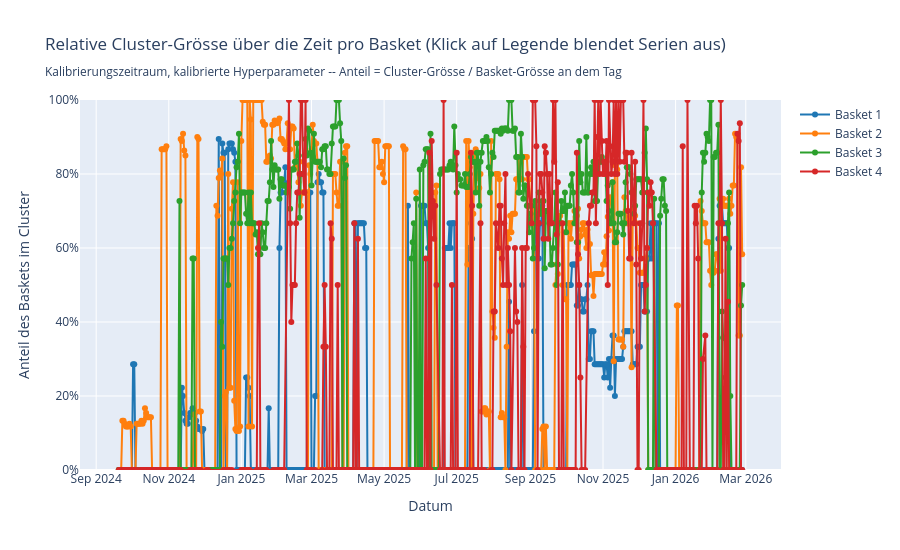

The notebook cell saved with this chart:
### Markdown cell above
## Relative Cluster-Grösse (Anteil am Basket)

Absolute Cluster-Grössen sind zwischen den vier Baskets kaum vergleichbar, da die Basket-Grössen stark variieren (Basket 1 hat i.d.R. deutlich mehr Assets als Basket 4). Hier zusätzlich `cluster_size / basket_total` als Anteil pro Tag -- macht die vier Baskets direkt gegenüberstellbar. Nutzt dieselben Rohdaten wie oben (`cluster_size_by_basket`), keine Neuberechnung nötig.

### Code cell
# --- Relative Cluster-Grösse über die Zeit pro Basket (Anteil am Basket) ---
# Gleiche Rohdaten wie oben (cluster_size_by_basket), aber cluster_size / basket_total
# statt absoluter Anzahl -- macht die vier (unterschiedlich grossen) Baskets direkt
# vergleichbar: "wie viel Prozent des jeweiligen Baskets bleibt im gefundenen Cluster?"
fig = go.Figure()
for i, label in enumerate(basket_labels):
    records = cluster_size_by_basket[label]
    if not records:
        continue
    color = _BASKET_COLORS[i % len(_BASKET_COLORS)]
    dates = [r[0] for r in records]
    rel_sizes = [r[1] / r[2] for r in records]

    fig.add_trace(go.Scatter(
        x=dates, y=rel_sizes, mode="lines+markers", name=label,
        line={"color": color},
    ))

fig.update_layout(
    title=(
        "Relative Cluster-Grösse über die Zeit pro Basket (Klick auf Legende blendet Serien aus)<br>"
        "<sub>Kalibrierungszeitraum, kalibrierte Hyperparameter -- Anteil = Cluster-Grösse / Basket-Grösse an dem Tag</sub>"
    ),
    xaxis_title="Datum",
    yaxis_title="Anteil des Baskets im Cluster",
    yaxis={"tickformat": ".0%", "range": [0, 1]},
    height=550,
)
fig.show()

### Figure 1 — Plotly figure (JSON) as saved in the notebook; plotly's stock layout.template omitted (floating-point values rounded to 4 significant figures; data arrays with more than 128 entries replaced by an {"elided": "..."} marker saying what was removed)
{"data": [{"line": {"color": "#1f77b4"}, "mode": "lines+markers", "name": "Basket 1", "type": "scatter", "x": {"elided": "525 str values"}, "y": {"elided": "525 float values"}}, {"line": {"color": "#ff7f0e"}, "mode": "lines+markers", "name": "Basket 2", "type": "scatter", "x": {"elided": "525 str values"}, "y": {"elided": "525 float values"}}, {"line": {"color": "#2ca02c"}, "mode": "lines+markers", "name": "Basket 3", "type": "scatter", "x": {"elided": "515 str values"}, "y": {"elided": "515 float values"}}, {"line": {"color": "#d62728"}, "mode": "lines+markers", "name": "Basket 4", "type": "scatter", "x": {"elided": "443 str values"}, "y": {"elided": "443 float values"}}], "layout": {"height": 550, "title": {"text": "Relative Cluster-Grösse über die Zeit pro Basket (Klick auf Legende blendet Serien aus)<br><sub>Kalibrierungszeitraum, kalibrierte Hyperparameter -- Anteil = Cluster-Grösse / Basket-Grösse an dem Tag</sub>"}, "xaxis": {"title": {"text": "Datum"}}, "yaxis": {"range": [0, 1], "tickformat": ".0%", "title": {"text": "Anteil des Baskets im Cluster"}}}}
